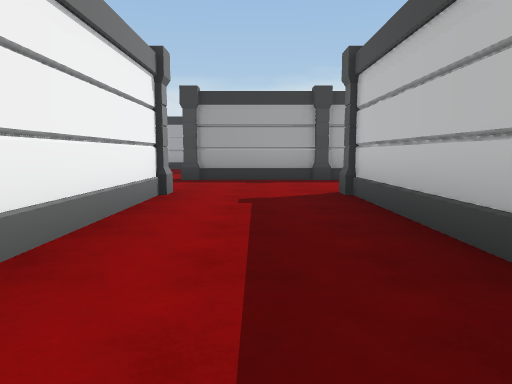
view 1 (above)

24 first-person views from a walk through a 3-D level made in the Unity game engine. The camera is 1.2 m above the floor, tilts 6° down and sees 70° across. The floor is counted in squares, 2 m on a side. Each view is taken from the middle of a square. On the plan, view 1 faces up. The plan holds only what a view shows up to about 10 squares ahead; the rest is blank. The place goes on beyond the plan. The player is left out.

view 2
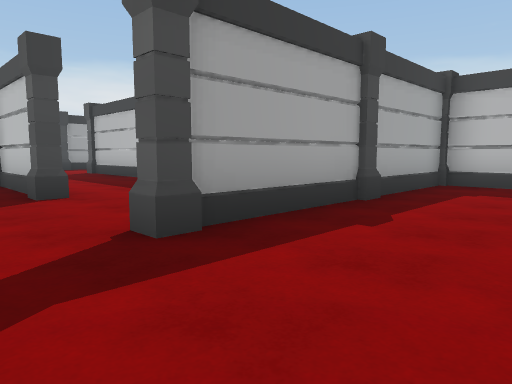

view 3
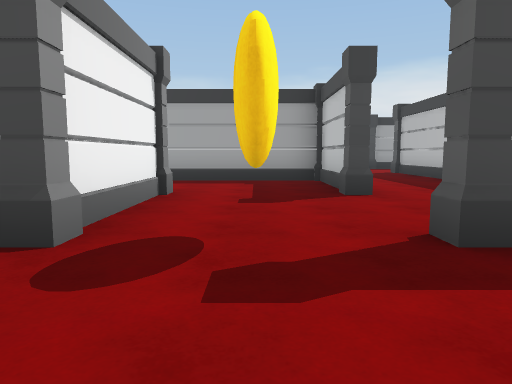

view 4
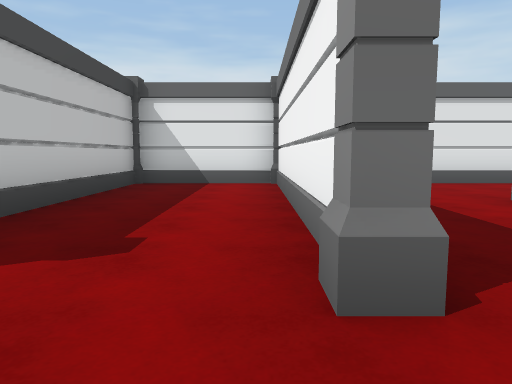

view 5
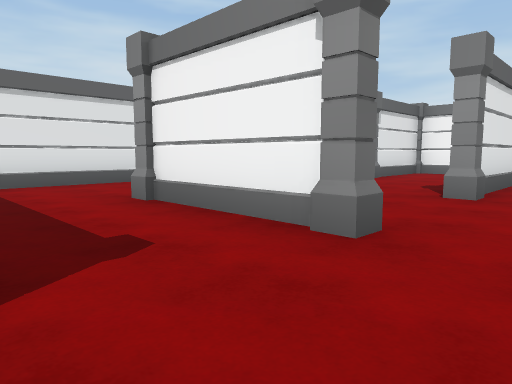

view 6
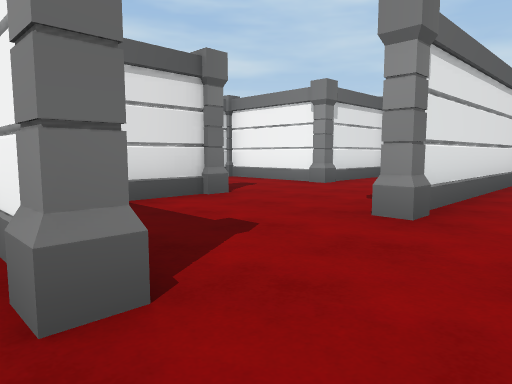

view 7
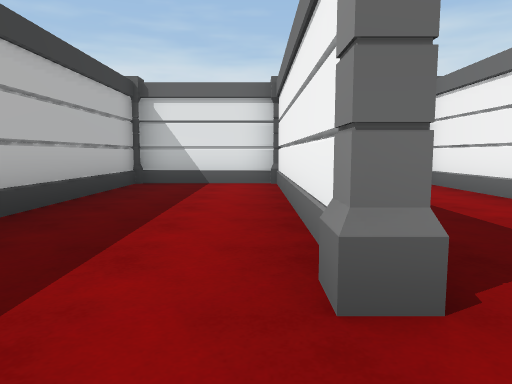

view 8
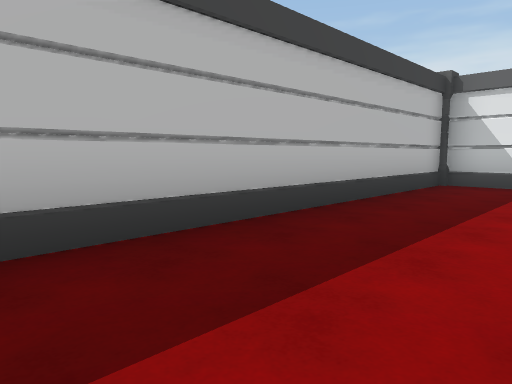

view 9
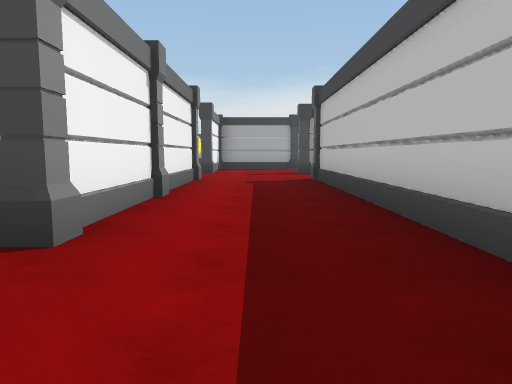

view 10
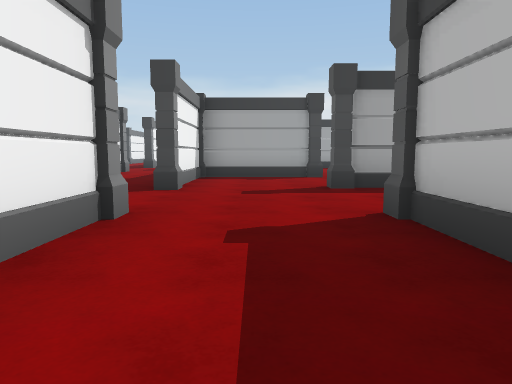

view 11
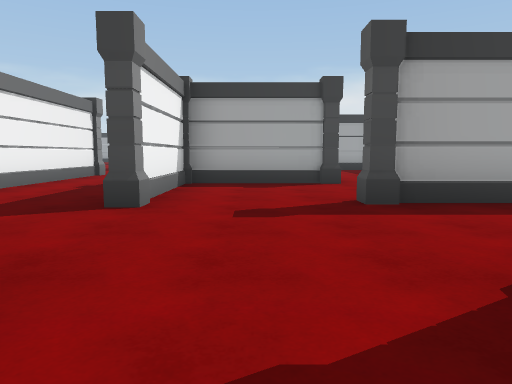

view 12
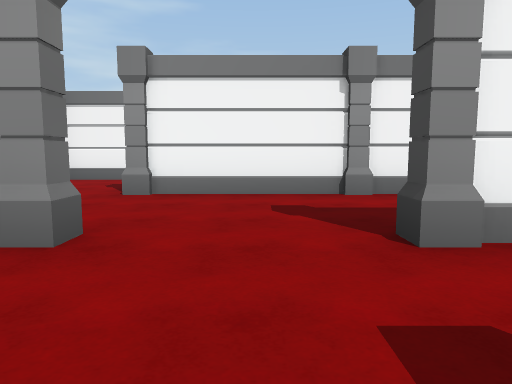

view 13
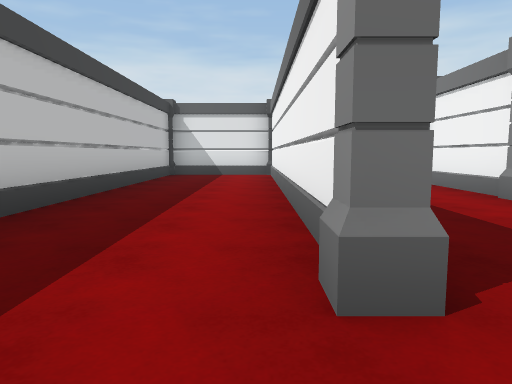

view 14
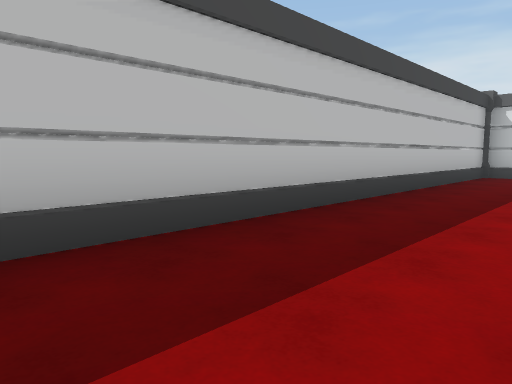

view 15
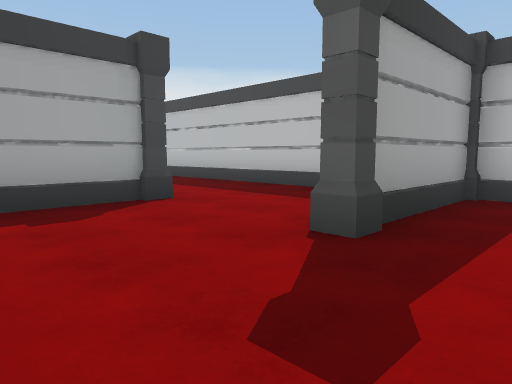

view 16
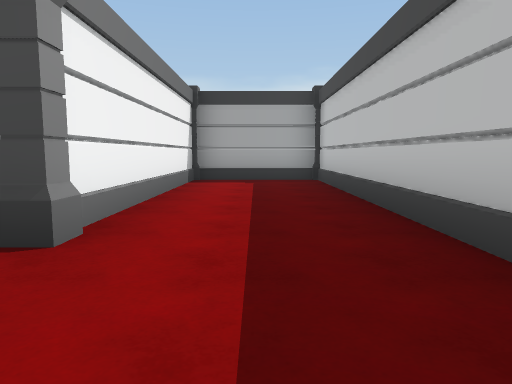

view 17
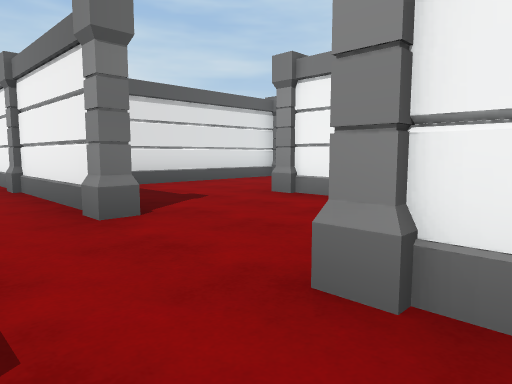

view 18
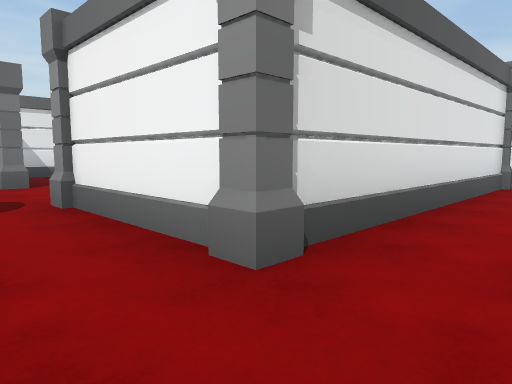

view 19
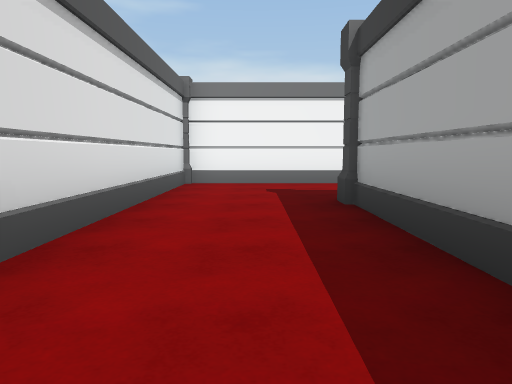

view 20
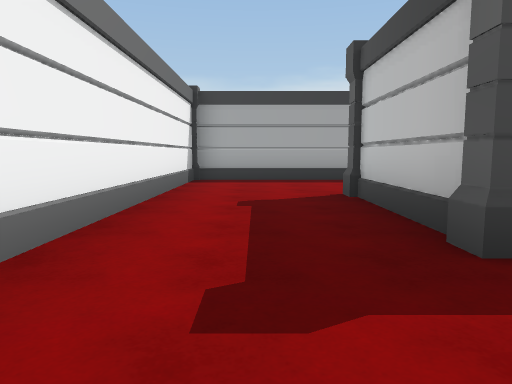

view 21
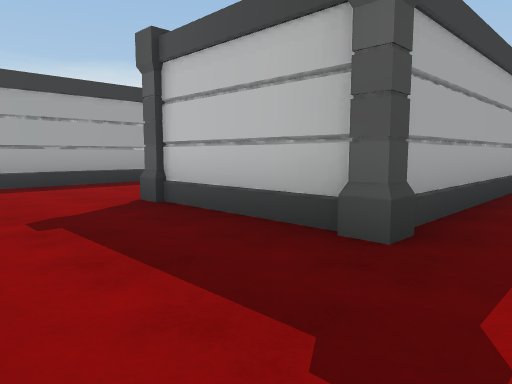

view 22
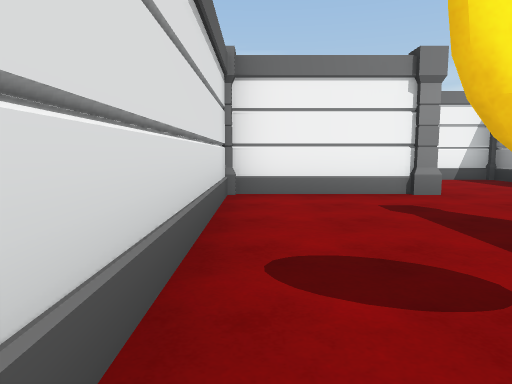

view 23
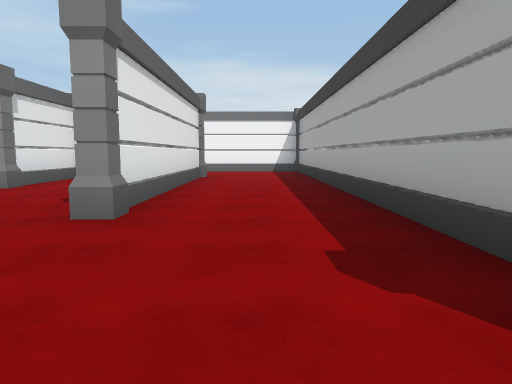

view 24
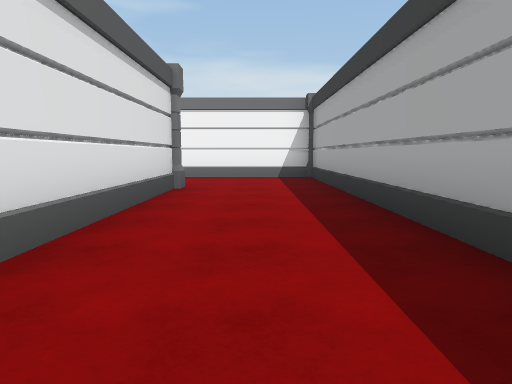

### Floor plan
Points are (right, up) in squares from view 1. A wall is a line through its corners. A room is listed if a view was taken in it or the views show most of it. See-through windows are left out.
Room 1 (views 1, 2, 3, 4, 5, 6, 7, 8, 9, 10, 11, 18, 19, 20, 21, 22, 23)
walls: (-4.5, 5.4) (-4.5, 2.6); (-1.4, 5.4) (-1.4, -0.2); (-4.5, 11.4) (-4.5, 8.6); (-7.4, 2.6) (-5.2, 2.6); (-1.5, 12) (-1.5, 14.2) (-7.5, 14.2) (-7.5, 17.1); (1.6, 5) (1.6, -0.1); (1.4, 10.9) (1.4, 17.4); (-10.4, 2.4) (-10.4, -0.4); (-0.6, -0.4) (0.5, -0.4); (4.4, 8.4) (-1.4, 8.4); (-12.8, 5.4) (-13.4, 5.4) (-13.4, 4.1); (1.4, -0.4) (1.4, 5.4); (-9.5, -0.4) (-3.3, -0.4); (2.4, -0.4) (4.4, -0.4) (4.4, 8.1); (-13.1, 2.6) (-10.8, 2.6); (-1.4, 17.4) (-1.4, 11.8); (-6, 20.4) (-10.4, 20.4) (-10.4, 11.6) (-4.8, 11.6)
ways out: opening at (-0.5, 17) to room 2; opening at (-6.5, 5) to room 3; opening at (-5, 6.5) to room 3
objects: pillar (-11, -1) to (-10, -1); pillar (-10, 3); pillar (-8, 2) to (-8, 3); pillar (-8, 14); pillar (-8, 17); pillar (-5, 6) to (-4, 6); pillar (-4, 2); pillar (-4, 8); pillar (-4, 12); pillar (-2, -1) to (-1, -1); pillar (-2, 6) to (-1, 6); pillar (-2, 8) to (-2, 9); pillar (-2, 11) to (-1, 11); pillar (-1, 14); pillar (1, -1) to (2, -1); pillar (1, 6) to (2, 6); pillar (1, 8) to (2, 8)
Room 2 (views 12, 13, 14, 15, 16, 17)
walls: (1.6, 17) (1.6, 9.3); (4.4, 20.4) (1.6, 20.4); (1.4, 23.4) (-1.4, 23.4) (-1.4, 20.4); (4.4, 22.8) (4.4, 29.4) (1.6, 29.4) (1.6, 23.8); (-4.5, 23.6) (-4.5, 17.4); (3.8, 8.5) (4.4, 8.5); (4.4, 8.1) (4.4, 18.6)
ways out: opening at (-0.5, 17) to room 1; opening at (-3.5, 17) to room 4; opening at (-3.5, 23.5)
objects: pillar (-4, 20) to (-4, 21); pillar (-2, 18) to (-1, 18); pillar (-2, 20); pillar (1, 18) to (2, 18); pillar (1, 20) to (1, 21); pillar (2, 23); pillar (5, 8) to (5, 9); pillar (5, 20) to (5, 21)
Room 3 (view 24)
walls: (-13.4, 5.6) (-7.9, 5.6); (-16.4, 7.5) (-16.4, 5); (-5.9, 8.4) (-15.4, 8.4)
ways out: opening at (-6.5, 5) to room 1; opening at (-5, 6.5) to room 1
objects: pillar (-14, 6); pillar (-7, 5) to (-7, 6)
Room 4 (no view inside)
walls: (-7.4, 16.1) (-7.4, 14.6); (-7.4, 14.3) (-3.3, 14.3)
ways out: opening at (-3.5, 17) to room 2
objects: pillar (-4, 17)

Where each view was taken, in squares from view 1:
view 1: 0 up, 0 right, facing up
view 2: 6 up, 3 left, facing up-right
view 3: 6 up, 3 left, facing up
view 4: 7 up, 1 left, facing down
view 5: 7 up, 2 left, facing down-left
view 6: 7 up, 4 left, facing down-left
view 7: 7 up, 2 right, facing down
view 8: 7 up, 2 right, facing down-right
view 9: 9 up, 0 right, facing up
view 10: 14 up, 0 right, facing up
view 11: 16 up, 0 right, facing up
view 12: 19 up, 1 right, facing left
view 13: 19 up, 2 right, facing down
view 14: 19 up, 2 right, facing down-right
view 15: 19 up, 1 left, facing up-right
view 16: 21 up, 3 right, facing up
view 17: 21 up, 0 right, facing down-left
view 18: 13 up, 3 left, facing down-left
view 19: 13 up, 3 left, facing left
view 20: 12 up, 9 left, facing up
view 21: 13 up, 10 left, facing up-right
view 22: 0 up, 5 left, facing left
view 23: 7 up, 4 left, facing left
view 24: 7 up, 7 left, facing left
